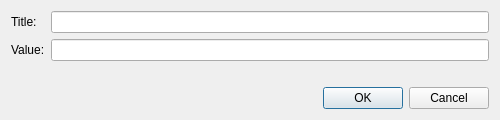
<?xml version="1.0" encoding="UTF-8"?>
<ui version="4.0">
 <class>Otter::UserAgentPropertiesDialog</class>
 <widget class="QDialog" name="Otter::UserAgentPropertiesDialog">
  <property name="geometry">
   <rect>
    <x>0</x>
    <y>0</y>
    <width>500</width>
    <height>120</height>
   </rect>
  </property>
  <layout class="QVBoxLayout" name="verticalLayout">
   <item>
    <layout class="QFormLayout" name="formLayout">
     <item row="0" column="0">
      <widget class="QLabel" name="titleLabel">
       <property name="text">
        <string>Title:</string>
       </property>
       <property name="buddy">
        <cstring>titleLineEdit</cstring>
       </property>
      </widget>
     </item>
     <item row="1" column="0">
      <widget class="QLabel" name="valueLabel">
       <property name="text">
        <string>Value:</string>
       </property>
       <property name="buddy">
        <cstring>valueLineEdit</cstring>
       </property>
      </widget>
     </item>
     <item row="0" column="1">
      <widget class="QLineEdit" name="titleLineEdit"/>
     </item>
     <item row="1" column="1">
      <widget class="QLineEdit" name="valueLineEdit"/>
     </item>
    </layout>
   </item>
   <item>
    <spacer name="verticalSpacer">
     <property name="orientation">
      <enum>Qt::Vertical</enum>
     </property>
     <property name="sizeHint" stdset="0">
      <size>
       <width>0</width>
       <height>0</height>
      </size>
     </property>
    </spacer>
   </item>
   <item>
    <widget class="QDialogButtonBox" name="buttonBox">
     <property name="orientation">
      <enum>Qt::Horizontal</enum>
     </property>
     <property name="standardButtons">
      <set>QDialogButtonBox::Cancel|QDialogButtonBox::Ok</set>
     </property>
    </widget>
   </item>
  </layout>
 </widget>
 <resources/>
 <connections>
  <connection>
   <sender>buttonBox</sender>
   <signal>accepted()</signal>
   <receiver>Otter::UserAgentPropertiesDialog</receiver>
   <slot>accept()</slot>
   <hints>
    <hint type="sourcelabel">
     <x>248</x>
     <y>254</y>
    </hint>
    <hint type="destinationlabel">
     <x>157</x>
     <y>274</y>
    </hint>
   </hints>
  </connection>
  <connection>
   <sender>buttonBox</sender>
   <signal>rejected()</signal>
   <receiver>Otter::UserAgentPropertiesDialog</receiver>
   <slot>reject()</slot>
   <hints>
    <hint type="sourcelabel">
     <x>316</x>
     <y>260</y>
    </hint>
    <hint type="destinationlabel">
     <x>286</x>
     <y>274</y>
    </hint>
   </hints>
  </connection>
 </connections>
</ui>
